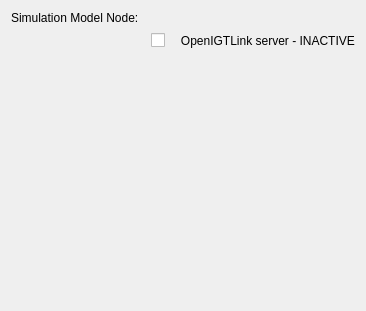
<?xml version="1.0" encoding="UTF-8"?>
<ui version="4.0">
 <class>OrganManipulation</class>
 <widget class="qMRMLWidget" name="OrganManipulation">
  <property name="geometry">
   <rect>
    <x>0</x>
    <y>0</y>
    <width>366</width>
    <height>311</height>
   </rect>
  </property>
  <layout class="QVBoxLayout" name="verticalLayout">
   <item>
    <layout class="QGridLayout" name="gridLayout">
     <item row="0" column="1">
      <widget class="qMRMLNodeComboBox" name="SOFAMRMLModelNodeComboBox">
       <property name="enabled">
        <bool>true</bool>
       </property>
       <property name="nodeTypes">
        <stringlist notr="true">
         <string>vtkMRMLModelNode</string>
        </stringlist>
       </property>
       <property name="hideChildNodeTypes">
        <stringlist notr="true"/>
       </property>
       <property name="addEnabled">
        <bool>false</bool>
       </property>
       <property name="removeEnabled">
        <bool>false</bool>
       </property>
       <property name="editEnabled">
        <bool>false</bool>
       </property>
       <property name="renameEnabled">
        <bool>false</bool>
       </property>
       <property name="interactionNodeSingletonTag">
        <string notr="true"/>
       </property>
       <property name="SlicerParameterName" stdset="0">
        <string>modelNode</string>
       </property>
      </widget>
     </item>
     <item row="1" column="0">
      <layout class="QHBoxLayout" name="horizontalLayout">
       <item>
        <spacer name="horizontalSpacer">
         <property name="orientation">
          <enum>Qt::Horizontal</enum>
         </property>
         <property name="sizeHint" stdset="0">
          <size>
           <width>118</width>
           <height>20</height>
          </size>
         </property>
        </spacer>
       </item>
       <item>
        <widget class="QCheckBox" name="serverActiveCheckBox">
         <property name="enabled">
          <bool>true</bool>
         </property>
         <property name="text">
          <string/>
         </property>
         <property name="iconSize">
          <size>
           <width>30</width>
           <height>30</height>
          </size>
         </property>
         <property name="checkable">
          <bool>true</bool>
         </property>
         <property name="checked">
          <bool>false</bool>
         </property>
         <property name="tristate">
          <bool>false</bool>
         </property>
         <property name="SlicerParameterName" stdset="0">
          <string>serverUp</string>
         </property>
        </widget>
       </item>
      </layout>
     </item>
     <item row="0" column="0">
      <widget class="QLabel" name="simulationModelNodeLabel">
       <property name="text">
        <string>Simulation Model Node:</string>
       </property>
      </widget>
     </item>
     <item row="1" column="1">
      <widget class="QLabel" name="OIGTLconnectionLabel">
       <property name="text">
        <string>   OpenIGTLink server - INACTIVE</string>
       </property>
      </widget>
     </item>
    </layout>
   </item>
   <item>
    <spacer name="verticalSpacer">
     <property name="orientation">
      <enum>Qt::Vertical</enum>
     </property>
     <property name="sizeHint" stdset="0">
      <size>
       <width>20</width>
       <height>40</height>
      </size>
     </property>
    </spacer>
   </item>
  </layout>
 </widget>
 <customwidgets>
  <customwidget>
   <class>qMRMLNodeComboBox</class>
   <extends>QWidget</extends>
   <header>qMRMLNodeComboBox.h</header>
  </customwidget>
  <customwidget>
   <class>qMRMLWidget</class>
   <extends>QWidget</extends>
   <header>qMRMLWidget.h</header>
   <container>1</container>
  </customwidget>
 </customwidgets>
 <resources/>
 <connections>
  <connection>
   <sender>OrganManipulation</sender>
   <signal>mrmlSceneChanged(vtkMRMLScene*)</signal>
   <receiver>SOFAMRMLModelNodeComboBox</receiver>
   <slot>setMRMLScene(vtkMRMLScene*)</slot>
   <hints>
    <hint type="sourcelabel">
     <x>182</x>
     <y>155</y>
    </hint>
    <hint type="destinationlabel">
     <x>257</x>
     <y>21</y>
    </hint>
   </hints>
  </connection>
 </connections>
</ui>
